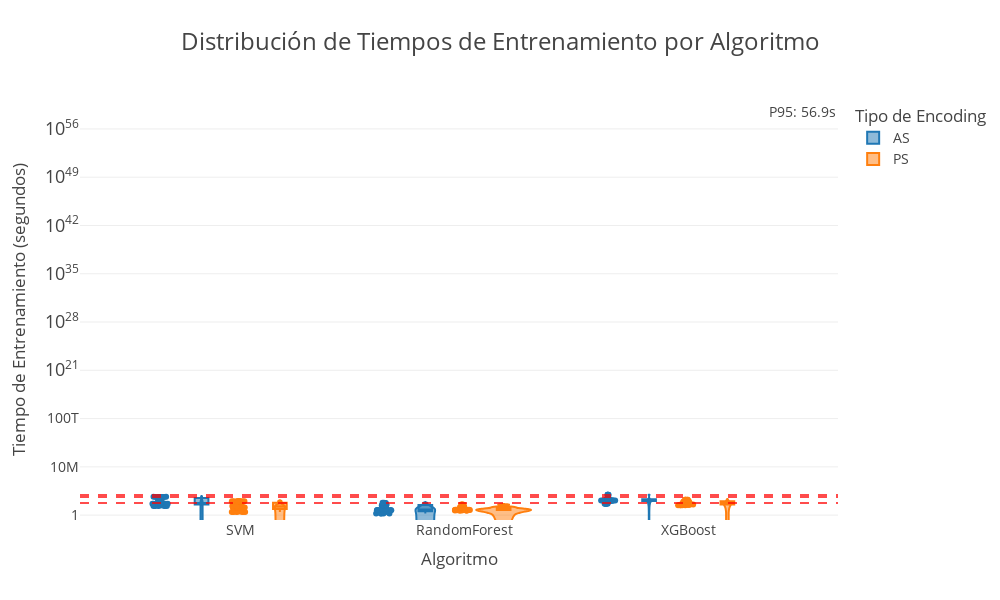

Notebook cell for this chart:
### Code cell
import pandas as pd
import plotly.express as px
import plotly.graph_objects as go

# Cargar datos detallados de tiempos
df_times = pd.read_csv('results/training_times/training_times_complete_detailed.csv')

# Crear categorías de encoding
df_times['encoding_type'] = df_times['encoding'].apply(
    lambda x: 'AS' if x.startswith('AS_') else 'PS'
)

# Gráfico de violín con puntos
fig = px.violin(
    df_times,
    x='modelo',
    y='tiempo',
    color='encoding_type',
    box=True,
    points='all',
    hover_data=['encoding', 'iter'],
    template='presentation',
    title='Distribución de Tiempos de Entrenamiento por Algoritmo',
    labels={
        'tiempo': 'Tiempo de Entrenamiento (segundos)',
        'modelo': 'Algoritmo',
        'encoding_type': 'Tipo de Encoding'
    }
)

# Personalizar layout
fig.update_layout(
    title={
        'text': 'Distribución de Tiempos de Entrenamiento por Algoritmo',
        'x': 0.5,
        'font': {'size': 24}
    },
    xaxis_title='Algoritmo',
    yaxis_title='Tiempo de Entrenamiento (segundos)',
    yaxis_type='log',  # Escala logarítmica para mejor visualización
    font=dict(size=14),
    height=600,
    width=1000,
    showlegend=True
)

# Añadir líneas de referencia para percentiles
for modelo in df_times['modelo'].unique():
    data_subset = df_times[df_times['modelo'] == modelo]['tiempo']
    p95 = data_subset.quantile(0.95)
    fig.add_hline(y=p95, line_dash="dash", line_color="red", 
                  annotation_text=f"P95: {p95:.1f}s", opacity=0.7)

fig.show()

### Figure 1 — Plotly figure (JSON) as saved in the notebook; plotly's stock layout.template omitted (floating-point values rounded to 4 significant figures; data arrays with more than 128 entries replaced by an {"elided": "..."} marker saying what was removed)
{"data": [{"alignmentgroup": "True", "box": {"visible": true}, "customdata": {"elided": "120x2 mixed values"}, "hovertemplate": "Tipo de Encoding=AS<br>Algoritmo=%{x}<br>Tiempo de Entrenamiento (segundos)=%{y}<br>encoding=%{customdata[0]}<br>iter=%{customdata[1]}<extra></extra>", "legendgroup": "AS", "marker": {"color": "#1F77B4"}, "name": "AS", "offsetgroup": "AS", "orientation": "v", "points": "all", "scalegroup": "True", "showlegend": true, "type": "violin", "x": ["SVM", "SVM", "SVM", "SVM", "SVM", "RandomForest", "RandomForest", "RandomForest", "RandomForest", "RandomForest", "XGBoost", "XGBoost", "XGBoost", "XGBoost", "XGBoost", "SVM", "SVM", "SVM", "SVM", "SVM", "RandomForest", "RandomForest", "RandomForest", "RandomForest", "RandomForest", "XGBoost", "XGBoost", "XGBoost", "XGBoost", "XGBoost", "SVM", "SVM", "SVM", "SVM", "SVM", "RandomForest", "RandomForest", "RandomForest", "RandomForest", "RandomForest", "XGBoost", "XGBoost", "XGBoost", "XGBoost", "XGBoost", "SVM", "SVM", "SVM", "SVM", "SVM", "RandomForest", "RandomForest", "RandomForest", "RandomForest", "RandomForest", "XGBoost", "XGBoost", "XGBoost", "XGBoost", "XGBoost", "SVM", "SVM", "SVM", "SVM", "SVM", "RandomForest", "RandomForest", "RandomForest", "RandomForest", "RandomForest", "XGBoost", "XGBoost", "XGBoost", "XGBoost", "XGBoost", "SVM", "SVM", "SVM", "SVM", "SVM", "RandomForest", "RandomForest", "RandomForest", "RandomForest", "RandomForest", "XGBoost", "XGBoost", "XGBoost", "XGBoost", "XGBoost", "SVM", "SVM", "SVM", "SVM", "SVM", "RandomForest", "RandomForest", "RandomForest", "RandomForest", "RandomForest", "XGBoost", "XGBoost", "XGBoost", "XGBoost", "XGBoost", "SVM", "SVM", "SVM", "SVM", "SVM", "RandomForest", "RandomForest", "RandomForest", "RandomForest", "RandomForest", "XGBoost", "XGBoost", "XGBoost", "XGBoost", "XGBoost"], "x0": " ", "xaxis": "x", "y": [441.7, 443.3, 442.9, 440.6, 439.6, 7.65, 7.634, 7.605, 7.641, 7.854, 151.5, 150.3, 151.8, 150.6, 150.2, 45.58, 45.79, 45.71, 45.88, 46.11, 5.573, 5.574, 5.569, 5.573, 5.578, 91.4, 90.96, 90.26, 90.97, 91.18, 23.82, 23.88, 24.0, 23.97, 23.95, 32.47, 32.23, 32.17, 32.53, 33.19, 130.3, 131.1, 131.0, 131.0, 131.1, 68.28, 68.48, 68.49, 68.52, 68.53, 1.749, 1.741, 1.741, 1.74, 1.744, 45.04, 44.18, 44.43, 44.17, 44.18, 21.59, 21.7, 21.73, 21.74, 21.7, 23.94, 24.81, 24.22, 24.03, 23.92, 125.6, 125.6, 125.6, 125.6, 125.6, 191.1, 191.6, 191.7, 189.4, 189.5, 60.57, 56.85, 57.37, 60.33, 56.97, 865.1, 862.1, 863.6, 864.7, 864.9, 43.01, 43.34, 43.25, 43.26, 43.22, 4.94, 4.924, 5.146, 4.938, 4.928, 134.5, 134.2, 134.3, 134.3, 134.5, 431.1, 432.4, 431.4, 432.6, 430.1, 2.645, 2.633, 2.634, 2.634, 2.637, 251.2, 251.5, 250.9, 248.5, 232.8], "y0": " ", "yaxis": "y"}, {"alignmentgroup": "True", "box": {"visible": true}, "customdata": {"elided": "120x2 mixed values"}, "hovertemplate": "Tipo de Encoding=PS<br>Algoritmo=%{x}<br>Tiempo de Entrenamiento (segundos)=%{y}<br>encoding=%{customdata[0]}<br>iter=%{customdata[1]}<extra></extra>", "legendgroup": "PS", "marker": {"color": "#FF7F0E"}, "name": "PS", "offsetgroup": "PS", "orientation": "v", "points": "all", "scalegroup": "True", "showlegend": true, "type": "violin", "x": ["SVM", "SVM", "SVM", "SVM", "SVM", "RandomForest", "RandomForest", "RandomForest", "RandomForest", "RandomForest", "XGBoost", "XGBoost", "XGBoost", "XGBoost", "XGBoost", "SVM", "SVM", "SVM", "SVM", "SVM", "RandomForest", "RandomForest", "RandomForest", "RandomForest", "RandomForest", "XGBoost", "XGBoost", "XGBoost", "XGBoost", "XGBoost", "SVM", "SVM", "SVM", "SVM", "SVM", "RandomForest", "RandomForest", "RandomForest", "RandomForest", "RandomForest", "XGBoost", "XGBoost", "XGBoost", "XGBoost", "XGBoost", "SVM", "SVM", "SVM", "SVM", "SVM", "RandomForest", "RandomForest", "RandomForest", "RandomForest", "RandomForest", "XGBoost", "XGBoost", "XGBoost", "XGBoost", "XGBoost", "SVM", "SVM", "SVM", "SVM", "SVM", "RandomForest", "RandomForest", "RandomForest", "RandomForest", "RandomForest", "XGBoost", "XGBoost", "XGBoost", "XGBoost", "XGBoost", "SVM", "SVM", "SVM", "SVM", "SVM", "RandomForest", "RandomForest", "RandomForest", "RandomForest", "RandomForest", "XGBoost", "XGBoost", "XGBoost", "XGBoost", "XGBoost", "SVM", "SVM", "SVM", "SVM", "SVM", "RandomForest", "RandomForest", "RandomForest", "RandomForest", "RandomForest", "XGBoost", "XGBoost", "XGBoost", "XGBoost", "XGBoost", "SVM", "SVM", "SVM", "SVM", "SVM", "RandomForest", "RandomForest", "RandomForest", "RandomForest", "RandomForest", "XGBoost", "XGBoost", "XGBoost", "XGBoost", "XGBoost"], "x0": " ", "xaxis": "x", "y": [106.3, 106.6, 106.7, 106.8, 106.7, 6.233, 6.278, 6.288, 6.295, 6.294, 89.24, 90.05, 89.22, 89.18, 89.09, 20.27, 20.31, 20.26, 20.26, 20.24, 5.182, 5.228, 5.256, 5.473, 5.276, 60.35, 60.33, 60.43, 60.36, 60.44, 3.202, 3.225, 3.215, 3.232, 3.225, 14.4, 14.32, 14.92, 14.31, 14.31, 26.85, 26.86, 26.85, 26.86, 26.88, 12.03, 12.08, 12.08, 12.09, 12.08, 4.466, 4.504, 4.512, 4.518, 4.506, 35.59, 35.59, 35.74, 36.35, 35.64, 2.924, 2.94, 2.942, 2.949, 2.938, 13.74, 14.29, 13.68, 13.97, 14.1, 33.16, 33.1, 33.13, 33.17, 33.11, 20.15, 20.26, 20.27, 20.26, 20.31, 34.3, 33.03, 33.16, 33.05, 33.42, 169.7, 169.6, 169.6, 169.8, 170.0, 13.21, 13.28, 14.05, 14.03, 13.43, 6.175, 6.226, 6.226, 6.399, 6.28, 42.22, 43.15, 42.44, 42.26, 42.26, 104.5, 104.8, 104.3, 104.6, 105.3, 5.595, 5.683, 5.686, 5.676, 5.684, 111.2, 111.5, 111.5, 110.9, 110.9], "y0": " ", "yaxis": "y"}], "layout": {"annotations": [{"showarrow": false, "text": "P95: 439.6s", "x": 1, "xanchor": "right", "xref": "x domain", "y": 439.6, "yanchor": "bottom", "yref": "y"}, {"showarrow": false, "text": "P95: 56.9s", "x": 1, "xanchor": "right", "xref": "x domain", "y": 56.86, "yanchor": "bottom", "yref": "y"}, {"showarrow": false, "text": "P95: 862.2s", "x": 1, "xanchor": "right", "xref": "x domain", "y": 862.2, "yanchor": "bottom", "yref": "y"}], "font": {"size": 14}, "height": 600, "legend": {"title": {"text": "Tipo de Encoding"}, "tracegroupgap": 0}, "shapes": [{"line": {"color": "red", "dash": "dash"}, "opacity": 0.7, "type": "line", "x0": 0, "x1": 1, "xref": "x domain", "y0": 439.6, "y1": 439.6, "yref": "y"}, {"line": {"color": "red", "dash": "dash"}, "opacity": 0.7, "type": "line", "x0": 0, "x1": 1, "xref": "x domain", "y0": 56.86, "y1": 56.86, "yref": "y"}, {"line": {"color": "red", "dash": "dash"}, "opacity": 0.7, "type": "line", "x0": 0, "x1": 1, "xref": "x domain", "y0": 862.2, "y1": 862.2, "yref": "y"}], "showlegend": true, "title": {"font": {"size": 24}, "text": "Distribución de Tiempos de Entrenamiento por Algoritmo", "x": 0.5}, "violinmode": "group", "width": 1000, "xaxis": {"anchor": "y", "domain": [0, 1], "title": {"text": "Algoritmo"}}, "yaxis": {"anchor": "x", "domain": [0, 1], "title": {"text": "Tiempo de Entrenamiento (segundos)"}, "type": "log"}}}
